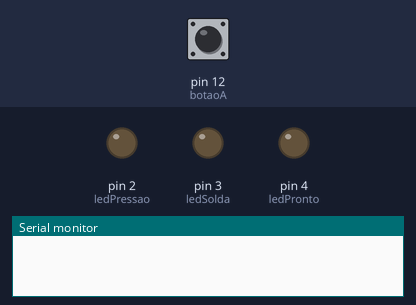
Recording of a sketch running on a simulated Arduino Uno, built with avr-gcc and run on an emulated ATmega328P. On the bench: output pins drawn as LEDs (lit = HIGH), the last lines printed to the serial monitor. Inputs (shaded band) come from the test bench; at power-on: pin 12 (botaoA) HIGH.

Above: at 1.2 s.
1.3 s: pin 12 (botaoA) pulled LOW for 0.15 s
At 2.9 s:
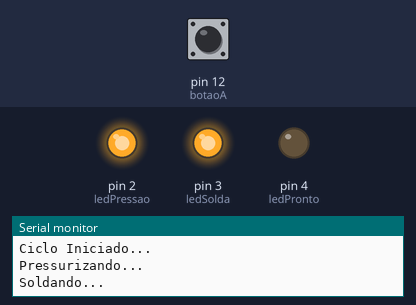
4.4 s: pin 12 (botaoA) pulled LOW for 3.2 s
At 10.3 s:
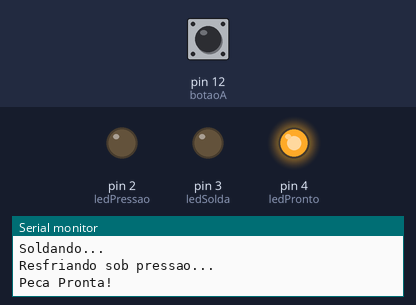
10.6 s: pin 12 (botaoA) pulled LOW for 1 s
At 14.1 s:
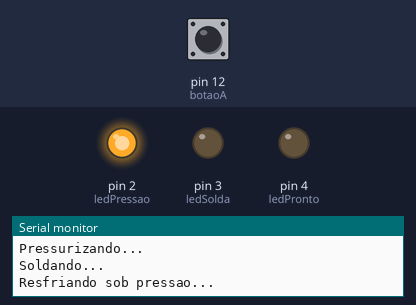
Timing chart, 0 to 17.8 s (numbered marks = the images above; inputs shaded):
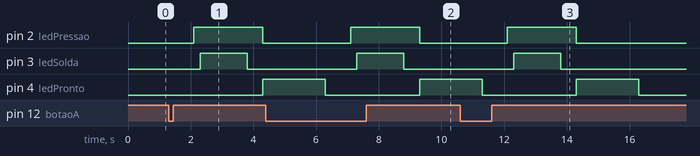

Measured:
- after the input at 1.3 s, pin 2 (ledPressao): LOW → HIGH after 0.80 s, → LOW 2.2 s later; pin 3 (ledSolda): LOW → HIGH after 1.0 s, → LOW 1.5 s later; pin 4 (ledPronto): LOW → HIGH after 3.0 s
- after the input at 4.4 s, pin 2 (ledPressao): LOW → HIGH after 2.7 s, → LOW 2.2 s later; pin 3 (ledSolda): LOW → HIGH after 2.9 s, → LOW 1.5 s later
- after the input at 10.6 s, pin 2 (ledPressao): LOW → HIGH after 1.5 s, → LOW 2.2 s later; pin 3 (ledSolda): LOW → HIGH after 1.7 s, → LOW 1.5 s later

The sketch:

Ex22.ino
```cpp
const int botaoA = 12;
const int ledPressao = 2;
const int ledSolda = 3;
const int ledPronto = 4;
const int potenciaFixa = 255;

void setup() {
  pinMode(botaoA, INPUT_PULLUP);
  pinMode(ledPressao, OUTPUT);
  pinMode(ledSolda, OUTPUT);
  pinMode(ledPronto, OUTPUT);
  Serial.begin(9600);
}

void loop() {
  if (digitalRead(botaoA) == LOW) {
    Serial.println("Ciclo Iniciado...");

    delay(800);

    digitalWrite(ledPressao, HIGH);
    Serial.println("Pressurizando...");

    delay(200);

    analogWrite(ledSolda, potenciaFixa);
    Serial.println("Soldando...");
    delay(1500);

    analogWrite(ledSolda, 0);
    Serial.println("Resfriando sob pressao...");

    delay(500);
    digitalWrite(ledPressao, LOW);
    digitalWrite(ledPronto, HIGH);
    Serial.println("Peca Pronta!");
    delay(2000);
    digitalWrite(ledPronto, LOW);
  }
}
```
